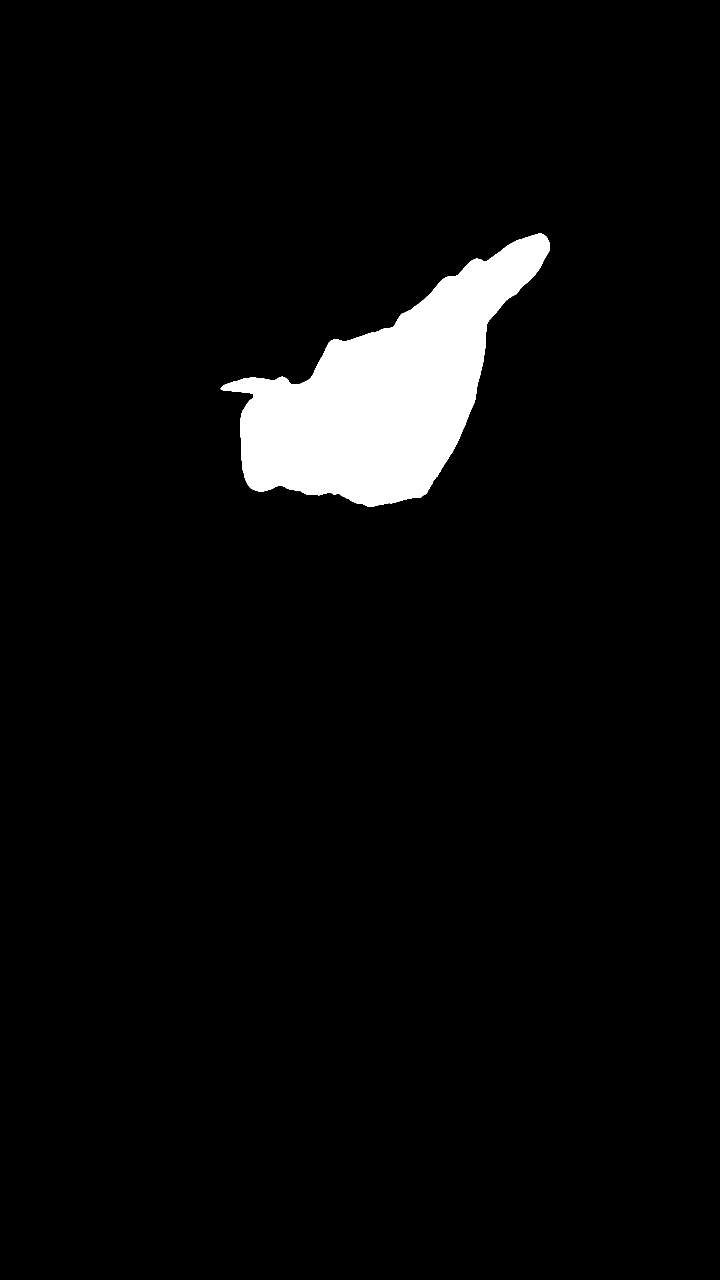
#> input picture 00-论文优化重构/数据管理/03-分割Mask/05-RAP-FSAM3掩膜/E1_CaoMei1_A6A7_证据引导SPNP_101帧/A5c_final_mask/mask_0018.png, 2160 x 3840 px, given in place of 0000.jpg, which was not available (shown at 1/3 size)
$ python create_xiankelai_gt1_diagnostic_board.py
#> lines starting #> are read from the running program, lines starting #| are printed output that depends on the picture; after the words box and inside, x2 and y2 are one past the last pixel; in counts of white or black regions, pixels touching at a corner belong together; pictures that were not available may be replaced by others from this repository, and a replacement may not be noted
#!/usr/bin/env python3
"""Create a diagnostic board for the labeled XianKeLai1 RAP-FSAM3 frame."""

from __future__ import annotations

import argparse
import csv
from pathlib import Path

import cv2
import matplotlib as mpl
import matplotlib.pyplot as plt
import numpy as np
from PIL import Image


PANEL_SIZE = (760, 960)
GT_AMBER = np.array([238, 170, 46], dtype=np.float32)
PRED_BLUE = np.array([68, 119, 170], dtype=np.float32)
PRED_GREEN = np.array([0, 158, 115], dtype=np.float32)
TP_GREEN = np.array([0, 158, 115], dtype=np.float32)
FP_RED = np.array([213, 94, 0], dtype=np.float32)
FN_BLUE = np.array([0, 114, 178], dtype=np.float32)
REMOVED_ORANGE = np.array([230, 159, 0], dtype=np.float32)
ADDED_PURPLE = np.array([117, 112, 179], dtype=np.float32)
THIN_MAGENTA = np.array([204, 121, 167], dtype=np.float32)


mpl.rcParams.update(
    {
        "font.family": "sans-serif",
        "font.sans-serif": ["Arial", "Helvetica", "DejaVu Sans", "sans-serif"],
        "svg.fonttype": "none",
        "pdf.fonttype": 42,
        "font.size": 7,
        "axes.linewidth": 0.6,
        "axes.spines.left": False,
        "axes.spines.right": False,
        "axes.spines.top": False,
        "axes.spines.bottom": False,
        "xtick.bottom": False,
        "ytick.left": False,
    }
)


def read_csv(path: Path) -> list[dict[str, str]]:
    with path.open("r", encoding="utf-8-sig", newline="") as f:
        return list(csv.DictReader(f))


def read_rgb(path: Path) -> np.ndarray:
    return np.asarray(Image.open(path).convert("RGB"))


def read_mask(path: Path, shape: tuple[int, int] | None = None) -> np.ndarray:
    mask = np.asarray(Image.open(path).convert("L")) > 127
    if shape is not None and mask.shape != shape:
        mask = cv2.resize(mask.astype(np.uint8), (shape[1], shape[0]), interpolation=cv2.INTER_NEAREST) > 0
    return mask


def blend(image: np.ndarray, mask: np.ndarray, color: np.ndarray, alpha: float) -> np.ndarray:
    out = image.astype(np.float32).copy()
    out[mask] = out[mask] * (1.0 - alpha) + color * alpha
    return np.clip(out, 0, 255).astype(np.uint8)


def draw_contour(image: np.ndarray, mask: np.ndarray, color: np.ndarray, thickness: int = 4) -> np.ndarray:
    out = image.copy()
    contours, _ = cv2.findContours(mask.astype(np.uint8), cv2.RETR_EXTERNAL, cv2.CHAIN_APPROX_SIMPLE)
    if contours:
        cv2.drawContours(out, contours, -1, tuple(int(v) for v in color.tolist()), thickness)
    return out


def union_bbox(masks: list[np.ndarray]) -> tuple[int, int, int, int]:
    canvas = np.zeros_like(masks[0], dtype=bool)
    for mask in masks:
        canvas |= mask
    if not canvas.any():
        h, w = canvas.shape
        return 0, 0, w, h
    ys, xs = np.where(canvas)
    return int(xs.min()), int(ys.min()), int(xs.max() + 1), int(ys.max() + 1)


def expand_bbox(
    bbox: tuple[int, int, int, int],
    image_shape: tuple[int, int],
    pad_ratio: float = 0.12,
    target_aspect: float = PANEL_SIZE[0] / PANEL_SIZE[1],
) -> tuple[int, int, int, int]:
    h, w = image_shape
    x0, y0, x1, y1 = bbox
    bw = max(1, x1 - x0)
    bh = max(1, y1 - y0)
    pad = int(max(bw, bh) * pad_ratio)
    x0 = max(0, x0 - pad)
    y0 = max(0, y0 - pad)
    x1 = min(w, x1 + pad)
    y1 = min(h, y1 + pad)
    cx = (x0 + x1) / 2
    cy = (y0 + y1) / 2
    bw = x1 - x0
    bh = y1 - y0
    if bw / bh < target_aspect:
        bw = bh * target_aspect
    else:
        bh = bw / target_aspect
    x0 = int(round(cx - bw / 2))
    x1 = int(round(cx + bw / 2))
    y0 = int(round(cy - bh / 2))
    y1 = int(round(cy + bh / 2))
    if x0 < 0:
        x1 -= x0
        x0 = 0
    if y0 < 0:
        y1 -= y0
        y0 = 0
    if x1 > w:
        x0 -= x1 - w
        x1 = w
    if y1 > h:
        y0 -= y1 - h
        y1 = h
    return max(0, x0), max(0, y0), min(w, x1), min(h, y1)


def crop_rgb(image: np.ndarray, bbox: tuple[int, int, int, int]) -> np.ndarray:
    x0, y0, x1, y1 = bbox
    return np.asarray(Image.fromarray(image[y0:y1, x0:x1]).resize(PANEL_SIZE, Image.Resampling.LANCZOS))


def crop_mask(mask: np.ndarray, bbox: tuple[int, int, int, int]) -> np.ndarray:
    x0, y0, x1, y1 = bbox
    crop = Image.fromarray((mask[y0:y1, x0:x1].astype(np.uint8) * 255))
    return np.asarray(crop.resize(PANEL_SIZE, Image.Resampling.NEAREST)) > 127


def overlay_panel(image: np.ndarray, gt: np.ndarray, pred: np.ndarray, color: np.ndarray) -> np.ndarray:
    out = blend(image, pred, color, 0.42)
    out = draw_contour(out, gt, GT_AMBER, 5)
    return draw_contour(out, pred, color, 4)


def gt_panel(image: np.ndarray, gt: np.ndarray) -> np.ndarray:
    out = blend(image, gt, GT_AMBER, 0.24)
    return draw_contour(out, gt, GT_AMBER, 5)


def error_panel(image: np.ndarray, gt: np.ndarray, pred: np.ndarray) -> np.ndarray:
    out = np.clip(image.astype(np.float32) * 0.45 + 255.0 * 0.55, 0, 255).astype(np.uint8)
    out = blend(out, gt & pred, TP_GREEN, 0.82)
    out = blend(out, ~gt & pred, FP_RED, 0.86)
    out = blend(out, gt & ~pred, FN_BLUE, 0.86)
    out = draw_contour(out, gt, GT_AMBER, 4)
    return draw_contour(out, pred, TP_GREEN, 3)


def difference_panel(image: np.ndarray, before: np.ndarray, after: np.ndarray) -> np.ndarray:
    out = np.clip(image.astype(np.float32) * 0.42 + 255.0 * 0.58, 0, 255).astype(np.uint8)
    out = blend(out, before & after, TP_GREEN, 0.45)
    out = blend(out, before & ~after, REMOVED_ORANGE, 0.82)
    out = blend(out, ~before & after, ADDED_PURPLE, 0.82)
    return out


def thin_panel(image: np.ndarray, gt: np.ndarray, thin: np.ndarray) -> np.ndarray:
    out = np.clip(image.astype(np.float32) * 0.48 + 255.0 * 0.52, 0, 255).astype(np.uint8)
    out = blend(out, gt, GT_AMBER, 0.18)
    out = blend(out, thin, THIN_MAGENTA, 0.95)
    out = draw_contour(out, gt, GT_AMBER, 4)
    return draw_contour(out, thin, THIN_MAGENTA, 5)


def metric_lookup(summary_csv: Path) -> dict[str, dict[str, float]]:
    out: dict[str, dict[str, float]] = {}
    for row in read_csv(summary_csv):
        method = row["method"]
        out[method] = {}
        for key, value in row.items():
            if key in {"method", "mask_dir", "missing_frames"}:
                continue
            out[method][key] = float(value) if value else float("nan")
    return out


def save_figure(fig: plt.Figure, stem: Path) -> None:
    stem.parent.mkdir(parents=True, exist_ok=True)
    fig.savefig(stem.with_suffix(".svg"), bbox_inches="tight", facecolor="white")
    fig.savefig(stem.with_suffix(".pdf"), bbox_inches="tight", facecolor="white")
    fig.savefig(stem.with_suffix(".png"), dpi=600, bbox_inches="tight", facecolor="white")
    fig.savefig(stem.with_suffix(".tif"), dpi=600, bbox_inches="tight", facecolor="white")
    plt.close(fig)


def main() -> int:
    parser = argparse.ArgumentParser()
    parser.add_argument(
        "--eval_root",
        type=Path,
        default=Path("00-论文优化重构/数据管理/05-评测结果/S22_XianKeLai1_RAP_FSAM3_GT1"),
    )
    parser.add_argument(
        "--output_root",
        type=Path,
        default=Path("00-论文优化重构/计算机与电子农业特刊实验工作区/05-图件与论文映射/仙客来_RAP-FSAM3_GT1机制诊断"),
    )
    args = parser.parse_args()

    image = read_rgb(args.eval_root / "selected_frames" / "0000.jpg")
#> in read_rgb, `return np.asarray(Image.open(path).convert("RGB"))`: returned value: shape (3840, 2160, 3); 4.3% white; 1 white region, box (x1, y1, x2, y2) and area: (662, 701, 1649, 1521) 357173
    gt = read_mask(args.eval_root / "gt_masks" / "mask_0000.png", image.shape[:2])
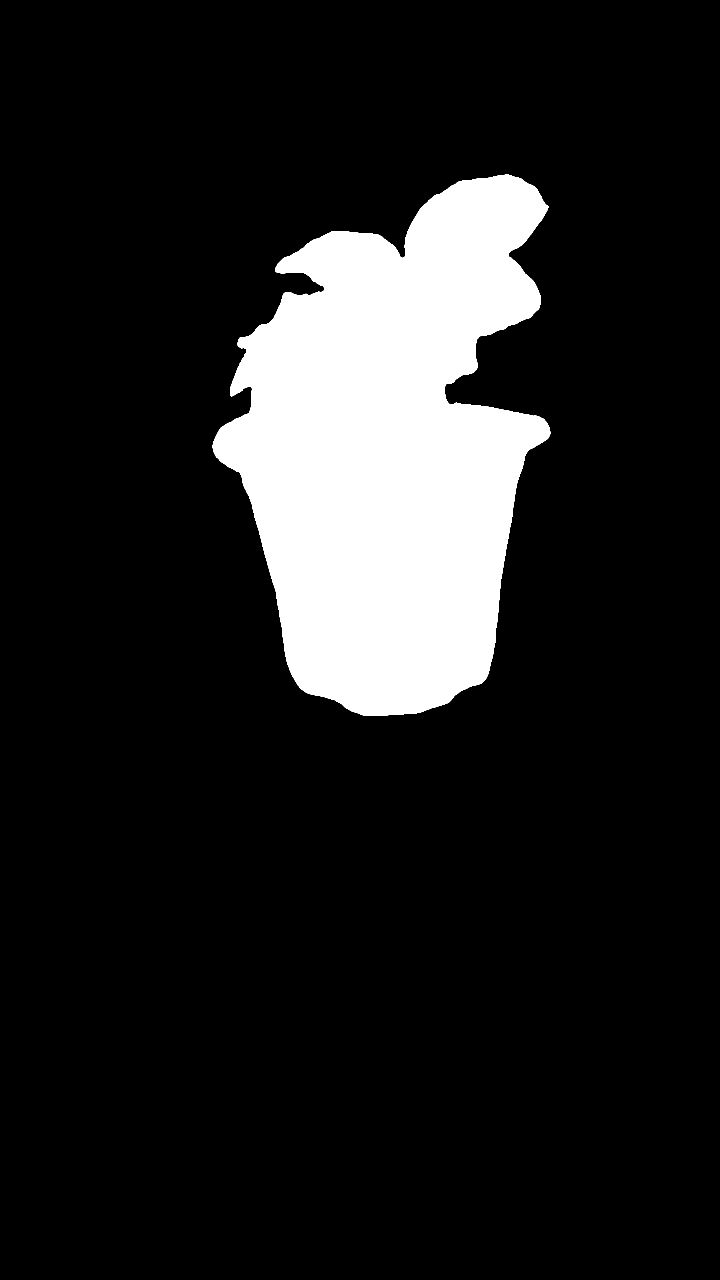
#> input picture 00-论文优化重构/数据管理/03-分割Mask/05-RAP-FSAM3掩膜/E1_CaoMei1_A6A7_证据引导SPNP_101帧/A5c_final_mask/mask_0000.png, 2160 x 3840 px, found by its file name (shown at 1/3 size)
#> in read_mask, `mask = np.asarray(Image.open(path).convert("L")) > 127`: mask: shape (3840, 2160) bool; 12.9% white; 1 white region, box (x1, y1, x2, y2) and area: (638, 524, 1652, 2147) 1072190
    method_root = args.eval_root / "method_masks"
    p2 = read_mask(method_root / "P2_candidate" / "mask_0000.png", image.shape[:2])
    a1 = read_mask(method_root / "A1_selected" / "mask_0000.png", image.shape[:2])
    a2 = read_mask(method_root / "A2_spnp" / "mask_0000.png", image.shape[:2])
    a5 = read_mask(method_root / "A5_full" / "mask_0000.png", image.shape[:2])
    thin = read_mask(method_root / "A3_thin_restored" / "mask_0000.png", image.shape[:2])
    bbox = expand_bbox(union_bbox([gt, p2, a1, a2, a5]), image.shape[:2])
#> the loop in union_bbox, `for mask in masks:` made 5 passes
#> in expand_bbox, `h, w = image_shape`: h = 3840; w = 2160
#> in expand_bbox, `x0, y0, x1, y1 = bbox`: x0 = 638; y0 = 524; x1 = 1652; y1 = 2147
#> in expand_bbox, `bw = max(1, x1 - x0)`: bw = 1014
#> in expand_bbox, `bh = max(1, y1 - y0)`: bh = 1623
#> in expand_bbox, `pad = int(max(bw, bh) * pad_ratio)`: pad = 194
#> in expand_bbox, `x0 = max(0, x0 - pad)`: x0 = 444
#> in expand_bbox, `y0 = max(0, y0 - pad)`: y0 = 330
#> in expand_bbox, `x1 = min(w, x1 + pad)`: x1 = 1846
#> in expand_bbox, `y1 = min(h, y1 + pad)`: y1 = 2341
#> in expand_bbox, `cx = (x0 + x1) / 2`: cx = 1145
#> in expand_bbox, `cy = (y0 + y1) / 2`: cy = 1335.5
#> in expand_bbox, `bw = x1 - x0`: bw = 1402
#> in expand_bbox, `bh = y1 - y0`: bh = 2011
#> in expand_bbox, `bw = bh * target_aspect`: bw = 1592
#> in expand_bbox, `x0 = int(round(cx - bw / 2))`: x0 = 349
#> in expand_bbox, `x1 = int(round(cx + bw / 2))`: x1 = 1941
#> bbox = (349, 330, 1941, 2341)

    image_c = crop_rgb(image, bbox)
#> in crop_rgb, `x0, y0, x1, y1 = bbox`: x0 = 349; y0 = 330; x1 = 1941; y1 = 2341
#> in crop_rgb, `return np.asarray(Image.fromarray(image[y0:y1, x0:x1]).resize(PANEL_SI..`:
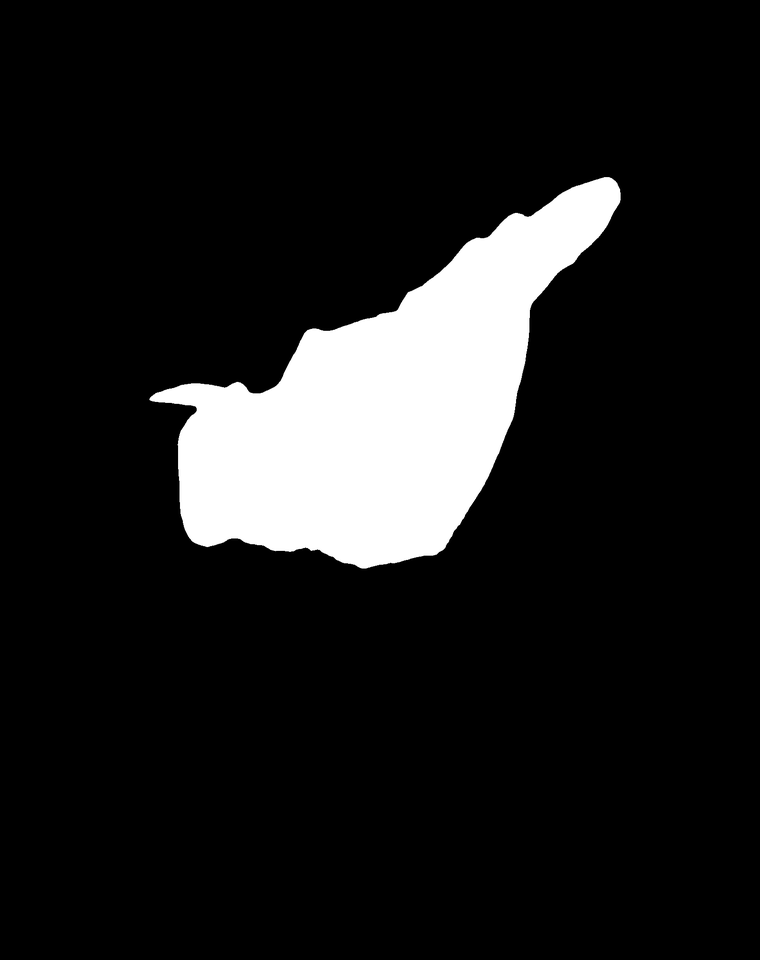
#> returned value: shape (960, 760, 3); min 0, max 255, mean 28.4
    gt_c = crop_mask(gt, bbox)
#> in crop_mask, `x0, y0, x1, y1 = bbox`: x0 = 349; y0 = 330; x1 = 1941; y1 = 2341
#> in crop_mask, `crop = Image.fromarray((mask[y0:y1, x0:x1].astype(np.uint8) * 255))`: crop: PIL image 1592x2011 L; 33.5% white; 1 white region, box (x1, y1, x2, y2) and area: (289, 194, 1303, 1817) 1072190
#> in crop_mask, `return np.asarray(crop.resize(PANEL_SIZE, Image.Resampling.NEAREST)) >..`:
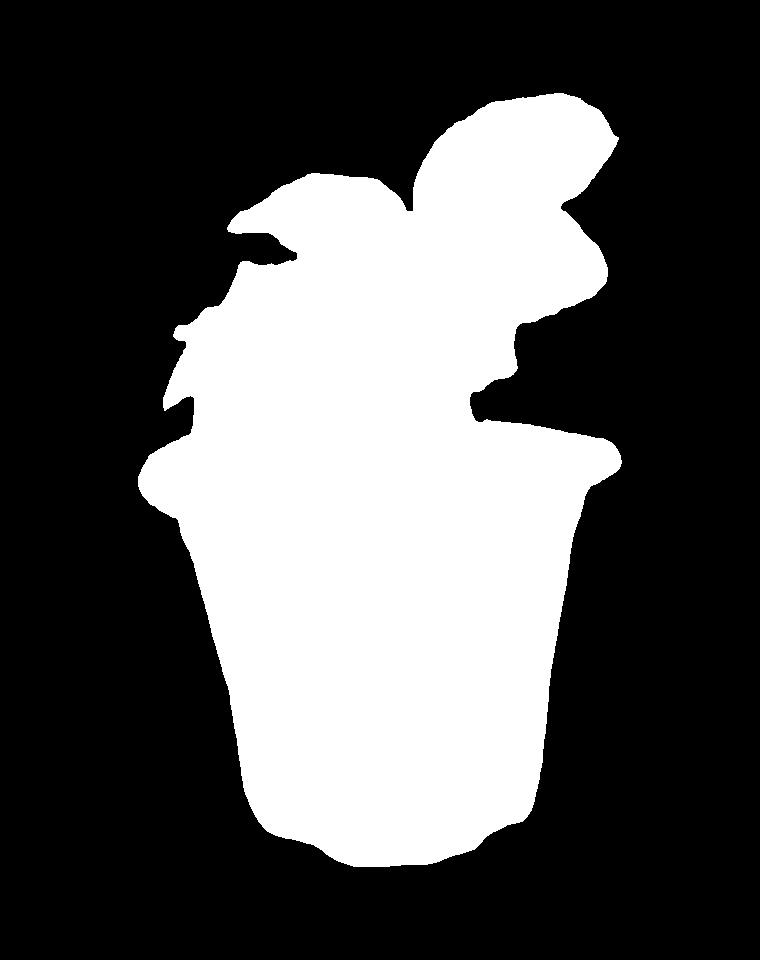
#> returned value: shape (960, 760) bool; 33.5% white; 1 white region
    p2_c = crop_mask(p2, bbox)
    a1_c = crop_mask(a1, bbox)
    a2_c = crop_mask(a2, bbox)
    a5_c = crop_mask(a5, bbox)
    thin_c = crop_mask(thin, bbox)

    panels = [
        ("RGB + GT", gt_panel(image_c, gt_c)),
        ("P2 candidate", overlay_panel(image_c, gt_c, p2_c, PRED_BLUE)),
        ("A1 selected", error_panel(image_c, gt_c, a1_c)),
        ("A2/A5", error_panel(image_c, gt_c, a5_c)),
        ("A2 - A1", difference_panel(image_c, a1_c, a2_c)),
        ("A3 restored", thin_panel(image_c, gt_c, thin_c)),
    ]
#> in draw_contour, `contours, _ = cv2.findContours(mask.astype(np.uint8), cv2.RETR_EXTERNA..`: contours = 1 contour; box (x1, y1, x2, y2) and area: (138, 93, 622, 867) 243133
#> in draw_contour, `cv2.drawContours(out, contours, -1, tuple(int(v) for v in color.tolist..`:
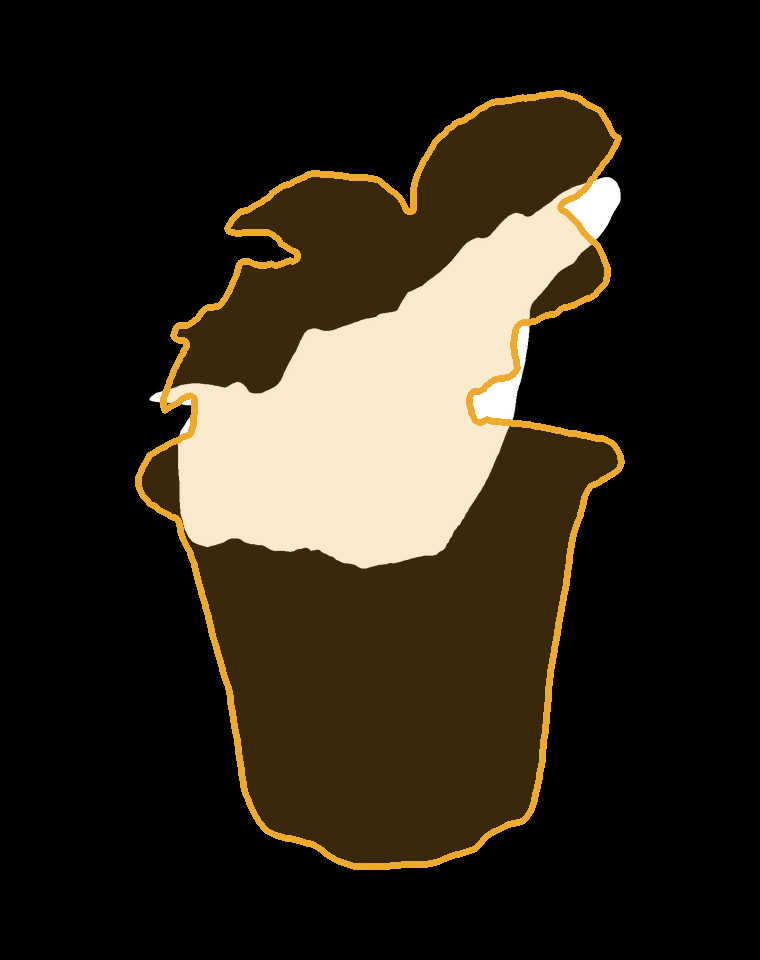
#> out: shape (960, 760, 3); mean R, G, B 45.3, 38.3, 25.9
#> in draw_contour (call 9), `cv2.drawContours(out, contours, -1, tuple(int(v) for v in color.tolist..`:
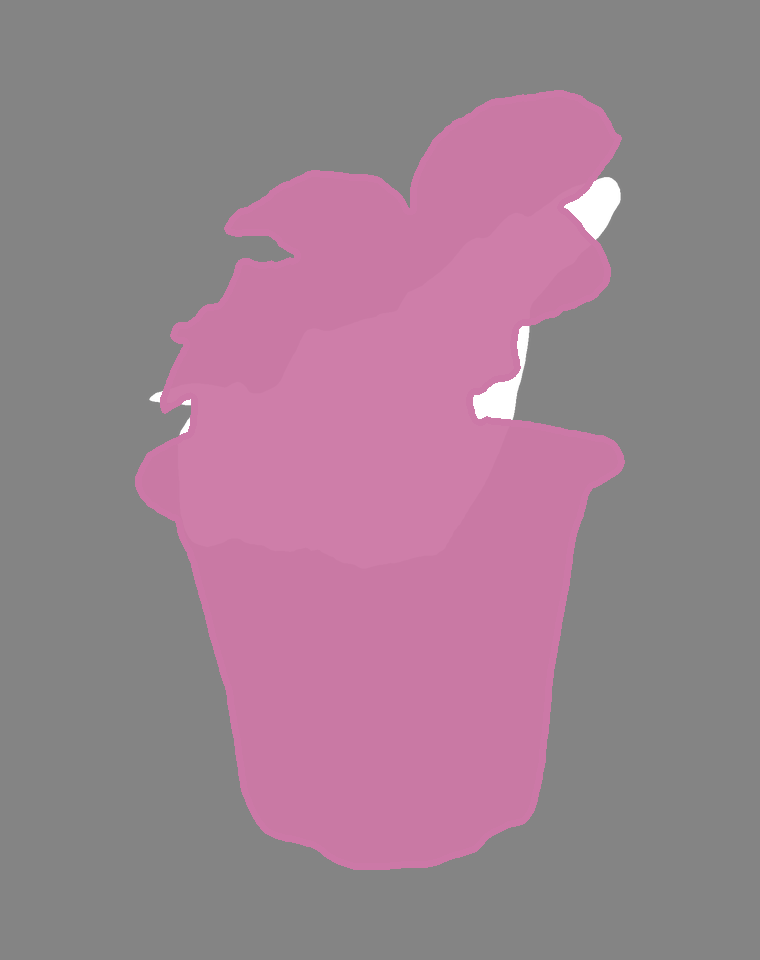
#> out: shape (960, 760, 3); mean R, G, B 157.1, 129.4, 144.3
    metrics = metric_lookup(args.eval_root / "stage_metrics" / "summary_metrics.csv")

    fig, axes = plt.subplots(1, len(panels), figsize=(183 / 25.4, 58 / 25.4), gridspec_kw={"wspace": 0.04})
    for ax, (title, panel) in zip(axes, panels):
        ax.imshow(panel)
        ax.set_title(title, fontsize=7.2, pad=3)
        ax.set_xticks([])
        ax.set_yticks([])

    fig.suptitle(
        "XianKeLai1 GT1 diagnostic: P2 remains stronger than selected P3 on the labeled frame "
        f"(P2 F1={metrics['P2_candidate']['f1']:.3f}; A1={metrics['A1_selected']['f1']:.3f}; A5={metrics['A5_full']['f1']:.3f})",
        y=0.985,
        fontsize=8.0,
        fontweight="bold",
    )
    fig.text(
        0.5,
        0.01,
        "Error: TP green, FP red, FN blue. Difference: shared green, removed orange, added purple. "
        "A3 restored pixels are magenta.",
        ha="center",
        va="bottom",
        fontsize=6.2,
    )
    save_figure(fig, args.output_root / "figures" / "Fig_XianKeLai1_GT1_RAP_FSAM3_diagnostic")

    note = f"""# 仙客来 GT1 RAP-FSAM3 机制诊断

## 数据范围

- 数据集：XianKeLai1
- 已找到人工标注：`03-GT/XianKeLai1/0000.json`
- 本次只使用已有标注，不新增手工标注。

## 关键结果

| 阶段 | F1 | mIoU | Recall | Boundary F1 | 说明 |
| --- | ---: | ---: | ---: | ---: | --- |
| P2 candidate | {metrics['P2_candidate']['f1']:.3f} | {metrics['P2_candidate']['miou']:.3f} | {metrics['P2_candidate']['recall']:.3f} | {metrics['P2_candidate']['boundary_f1']:.3f} | 该帧对 GT 最好 |
| A1 selected | {metrics['A1_selected']['f1']:.3f} | {metrics['A1_selected']['miou']:.3f} | {metrics['A1_selected']['recall']:.3f} | {metrics['A1_selected']['boundary_f1']:.3f} | 多提示词选择到 P3，召回下降 |
| A2 SPNP | {metrics['A2_spnp']['f1']:.3f} | {metrics['A2_spnp']['miou']:.3f} | {metrics['A2_spnp']['recall']:.3f} | {metrics['A2_spnp']['boundary_f1']:.3f} | 相对 A1 有小幅边界修正 |
| A5 full | {metrics['A5_full']['f1']:.3f} | {metrics['A5_full']['miou']:.3f} | {metrics['A5_full']['recall']:.3f} | {metrics['A5_full']['boundary_f1']:.3f} | 与 A2/A3 相同 |

## 解释

这帧不支持“A3-A5 在仙客来上明显起效”的强结论。A3 只恢复 4 个像素，A4/A5 几何反馈为 ok、未触发重提示，最终掩膜与 A2 相同。

它支持的结论更克制：

- 已有实现链路可以在仙客来上跑通，并能输出阶段日志、几何反馈和重提示记录。
- 当前 GT1 标注显示，提示词选择策略在小叶/花盆场景上仍可能选错，后续应优先修正 A1 评分或增加仙客来标注帧。
- 如果论文只基于孔雀竹芋 GT5，能够验证 RAP-FSAM3 的 A2 结构化正负提示有效，但不足以证明 A3-A5 在所有形态上都有独立增益。
"""
    args.output_root.mkdir(parents=True, exist_ok=True)
    (args.output_root / "诊断说明.md").write_text(note, encoding="utf-8")
    print(f"Wrote diagnostic board to {args.output_root}")
    return 0


if __name__ == "__main__":
#> (the run stopped early here; a loop or call above may not have finished)
